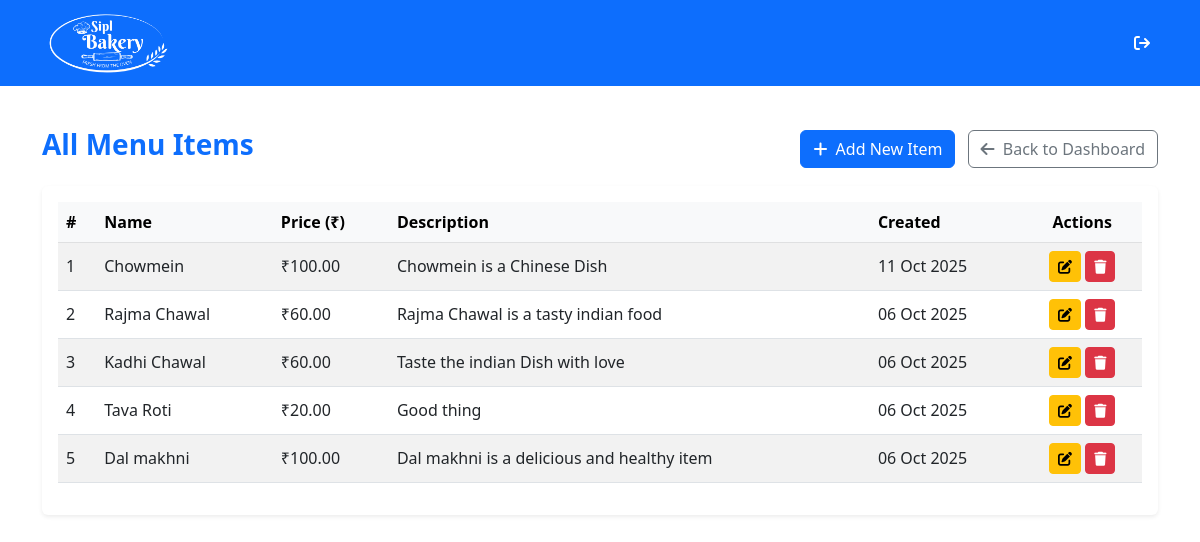
/admino/all-items/ (signed in), run on the app's committed database.
### items/models.py (models this page shows, shortened)
class Item(models.Model):
    name = models.CharField(max_length=100)
    price = models.DecimalField(max_digits=10, decimal_places=2)
    description = models.TextField(blank=True)
    created_at = models.DateTimeField(auto_now_add=True)

### bills/helper.py (the view)
# urls.py: path('admino/all-items/', helper.all_items, name='all_items'),
@login_required
def all_items(request):
    items = Item.objects.all().order_by('-created_at')
    return render(request, 'items/all_items.html', {'items': items})

### templates/items/all_items.html (shortened to what this page needs)
{% extends 'base.html' %}
{% load static %}
{% block content %}
<div class="container mt-5">
  <div class="d-flex justify-content-between align-items-center mb-3">
    <h3 class="fw-bold text-primary">All Menu Items</h3>
    <div>
      <a href="{% url 'add_item' %}" class="btn btn-primary me-2">
        <i class="fa-solid fa-plus me-1"></i> Add New Item
      </a>
      <a href="{% url 'admin_dashboard' %}" class="btn btn-outline-secondary">
        <i class="fa-solid fa-arrow-left me-1"></i> Back to Dashboard
      </a>
    </div>
  </div>
  <div class="card shadow-sm border-0">
    <div class="card-body">
      {% if items %}
        <table class="table table-striped table-hover align-middle">
          <thead class="table-light">
            <tr>
              <th>#</th>
              <th>Name</th>
              <th>Price (₹)</th>
              <th>Description</th>
              <th>Created</th>
              <th class="text-center">Actions</th>
            </tr>
          </thead>
          <tbody>
            {% for item in items %}
            <tr>
              <td>{{ forloop.counter }}</td>
              <td>{{ item.name }}</td>
              <td>₹{{ item.price }}</td>
              <td>{{ item.description|truncatechars:50 }}</td>
              <td>{{ item.created_at|date:"d M Y" }}</td>
              <td class="text-center">
                <a href="{% url 'edit_item' item.id %}" class="btn btn-sm btn-warning">
                  <i class="fa-solid fa-pen-to-square"></i>
                </a>
                <a href="{% url 'delete_item' item.id %}" class="btn btn-sm btn-danger"
                   onclick="return confirm('Are you sure you want to delete this item?');">
                  <i class="fa-solid fa-trash"></i>
                </a>
              </td>
            </tr>
            {% endfor %}
          </tbody>
        </table>
      {% else %}
        <p class="text-muted text-center mb-0">No items available. <a href="{% url 'add_item' %}">Add one now</a>.</p>
      {% endif %}
    </div>
  </div>
</div>
{% endblock %}

### data on the page
Item: name "Chowmein", price "100.00", description "Chowmein is a Chinese Dish", created_at "11 Oct 2025"
Item: name "Rajma Chawal", price "60.00", description "Rajma Chawal is a tasty indian food", created_at "06 Oct 2025"
Item: name "Kadhi Chawal", price "60.00", description "Taste the indian Dish with love", created_at "06 Oct 2025"
Item: name "Tava Roti", price "20.00", description "Good thing", created_at "06 Oct 2025"
Item: name "Dal makhni", price "100.00", description "Dal makhni is a delicious and healthy item", created_at "06 Oct 2025"
